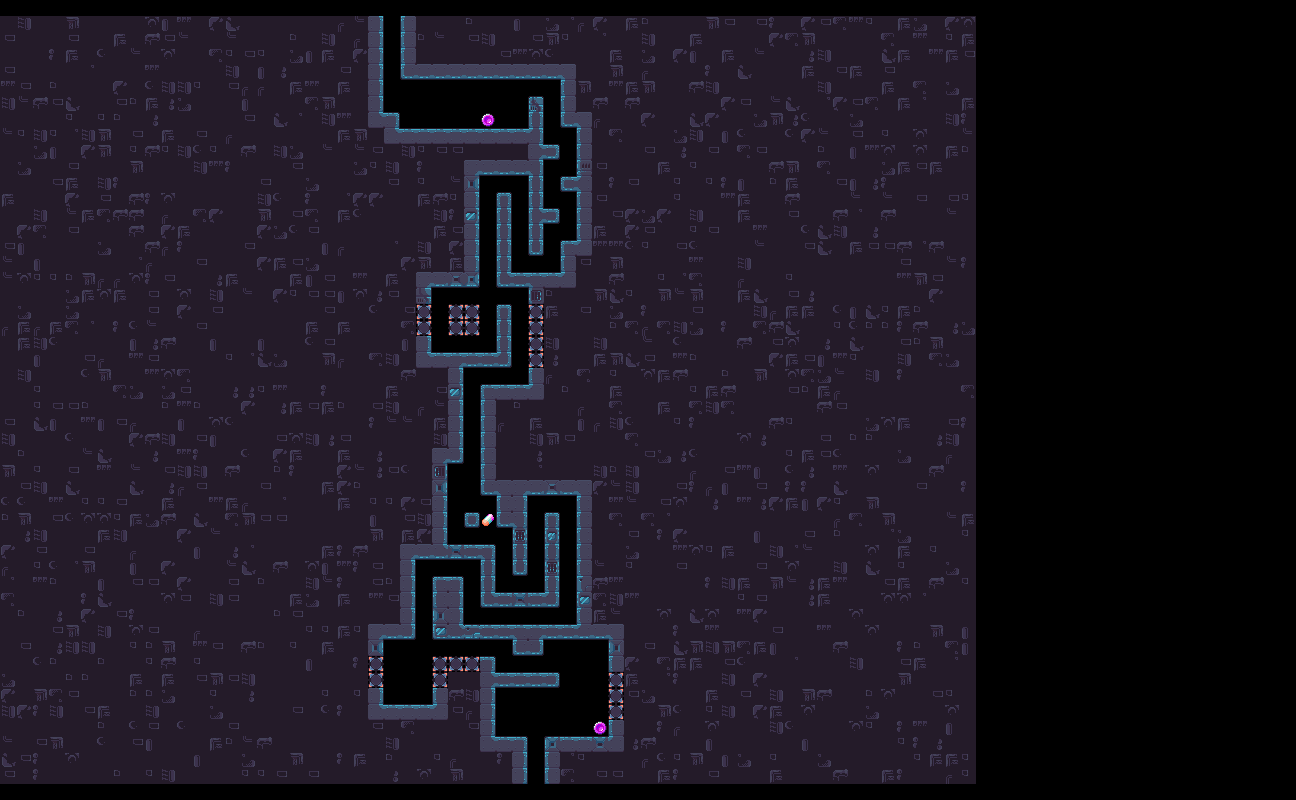

Rendered tile map (Tiled .tmx) drawn with the repository's tilesets; below, a short description and the map source with its tile grids summarised:
An orthogonal 81x50 tile map with 16x16 px tiles, 5 tile layers (Prototype, Obstacles, Background, Layout, ...) and 106 objects (84x Sprinkle, 8x Factory_StaticSpike06, 4x Factory_StaticSpike14, 2x Factory_StaticSpike05, 2x Factory_StaticSpike09, ...).

<map version="1.11" tiledversion="1.11.0" orientation="orthogonal" renderorder="right-down" width="81" height="50" tilewidth="16" tileheight="16" infinite="0" nextlayerid="99" nextobjectid="258801">
 <properties>
  <property name="IgnoreLock" type="bool" value="false" />
 </properties>
 <tileset firstgid="1" source="../../../Tilemap/Bioms/Factory_Tilemap.tsx" />
 <group id="2" name="Input">
  <layer id="6" name="Prototype" width="81" height="50">
   <properties>
    <property name="unity:SortingLayer" value="Prototype" />
   </properties>
   <data>[4050 cells, 2744 non-empty, 9 distinct tile ids]</data>
  </layer>
  <layer id="45" name="Obstacles" width="81" height="50">
   <properties>
    <property name="unity:SortingLayer" value="Obstacles" />
   </properties>
   <data>[4050 cells, 30 non-empty, 3 distinct tile ids]</data>
  </layer>
 </group>
 <group id="3" name="Output">
  <group id="11" name="Output_Hazards">
   <objectgroup id="72" name="Hazard20" tintcolor="#ffffff">
    <properties>
     <property name="unity:SortingLayer" value="Hazard20" />
    </properties>
   </objectgroup>
   <objectgroup id="73" name="Hazard19" tintcolor="#ffffff">
    <properties>
     <property name="unity:SortingLayer" value="Hazard19" />
    </properties>
   </objectgroup>
   <objectgroup id="74" name="Hazard18" tintcolor="#ffffff">
    <properties>
     <property name="unity:SortingLayer" value="Hazard18" />
    </properties>
   </objectgroup>
   <objectgroup id="75" name="Hazard17" tintcolor="#ffffff">
    <properties>
     <property name="unity:SortingLayer" value="Hazard17" />
    </properties>
   </objectgroup>
   <objectgroup id="76" name="Hazard16" tintcolor="#ffffff">
    <properties>
     <property name="unity:SortingLayer" value="Hazard16" />
    </properties>
   </objectgroup>
   <objectgroup id="77" name="Hazard15" tintcolor="#ffffff">
    <properties>
     <property name="unity:SortingLayer" value="Hazard15" />
    </properties>
   </objectgroup>
   <objectgroup id="78" name="Hazard14" tintcolor="#ffffff">
    <properties>
     <property name="unity:SortingLayer" value="Hazard14" />
    </properties>
   </objectgroup>
   <objectgroup id="79" name="Hazard13" tintcolor="#ffffff">
    <properties>
     <property name="unity:SortingLayer" value="Hazard13" />
    </properties>
   </objectgroup>
   <objectgroup id="80" name="Hazard12" tintcolor="#ffffff">
    <properties>
     <property name="unity:SortingLayer" value="Hazard12" />
    </properties>
   </objectgroup>
   <objectgroup id="81" name="Hazard11" tintcolor="#ffffff">
    <properties>
     <property name="unity:SortingLayer" value="Hazard11" />
    </properties>
   </objectgroup>
   <objectgroup id="82" name="Hazard10" tintcolor="#ffffff">
    <properties>
     <property name="unity:SortingLayer" value="Hazard10" />
    </properties>
   </objectgroup>
   <objectgroup id="83" name="Hazard09" tintcolor="#ffffff">
    <properties>
     <property name="unity:SortingLayer" value="Hazard09" />
    </properties>
   </objectgroup>
   <objectgroup id="84" name="Hazard08" tintcolor="#ffffff">
    <properties>
     <property name="unity:SortingLayer" value="Hazard08" />
    </properties>
   </objectgroup>
   <objectgroup id="85" name="Hazard07" tintcolor="#ffffff">
    <properties>
     <property name="unity:SortingLayer" value="Hazard07" />
    </properties>
   </objectgroup>
   <objectgroup id="86" name="Hazard06" tintcolor="#ffffff">
    <properties>
     <property name="unity:SortingLayer" value="Hazard06" />
    </properties>
   </objectgroup>
   <objectgroup id="87" name="Hazard05" tintcolor="#ffffff">
    <properties>
     <property name="unity:SortingLayer" value="Hazard05" />
    </properties>
   </objectgroup>
   <objectgroup id="88" name="Hazard04" tintcolor="#ffffff">
    <properties>
     <property name="unity:SortingLayer" value="Hazard04" />
    </properties>
   </objectgroup>
   <objectgroup id="89" name="Hazard03" tintcolor="#ffffff">
    <properties>
     <property name="unity:SortingLayer" value="Hazard03" />
    </properties>
   </objectgroup>
   <objectgroup id="90" name="Hazard02" tintcolor="#ffffff">
    <properties>
     <property name="unity:SortingLayer" value="Hazard02" />
    </properties>
   </objectgroup>
   <objectgroup id="91" name="Hazard01" tintcolor="#ffffff">
    <properties>
     <property name="unity:SortingLayer" value="Hazard01" />
    </properties>
   </objectgroup>
   <objectgroup id="92" name="Hazard00" tintcolor="#ffffff">
    <properties>
     <property name="unity:SortingLayer" value="Hazard00" />
    </properties>
   </objectgroup>
   <objectgroup id="93" name="Dropper" tintcolor="#ffffff">
    <properties>
     <property name="unity:SortingLayer" value="Dropper" />
    </properties>
   </objectgroup>
   <objectgroup id="94" name="Smallbot" tintcolor="#ffffff">
    <properties>
     <property name="unity:SortingLayer" value="Smallbot" />
    </properties>
   </objectgroup>
   <objectgroup id="95" name="Fireball" tintcolor="#ffffff">
    <properties>
     <property name="unity:SortingLayer" value="Fireball" />
    </properties>
   </objectgroup>
   <objectgroup id="42" name="Buzzsaw">
    <properties>
     <property name="unity:SortingLayer" value="Buzzsaw" />
    </properties>
   </objectgroup>
   <objectgroup id="41" name="FireCannon">
    <properties>
     <property name="unity:SortingLayer" value="FireCannon" />
    </properties>
   </objectgroup>
   <objectgroup id="40" name="Slamblock">
    <properties>
     <property name="unity:SortingLayer" value="Slamblock" />
    </properties>
   </objectgroup>
   <objectgroup id="14" name="HiddenSpike">
    <properties>
     <property name="unity:SortingLayer" value="HiddenSpike" />
    </properties>
   </objectgroup>
   <objectgroup id="13" name="StaticSpike">
    <properties>
     <property name="unity:SortingLayer" value="StaticSpike" />
    </properties>
    <!-- 19 objects omitted --></objectgroup>
  </group>
  <group id="32" name="Output_Items">
   <objectgroup id="96" name="Item00" tintcolor="#ffffff">
    <properties>
     <property name="unity:SortingLayer" value="Item00" />
    </properties>
   </objectgroup>
   <objectgroup id="97" name="Star" tintcolor="#ffffff">
    <properties>
     <property name="unity:SortingLayer" value="Star" />
    </properties>
   </objectgroup>
   <objectgroup id="98" name="Key" tintcolor="#ffffff">
    <properties>
     <property name="unity:SortingLayer" value="Key" />
    </properties>
   </objectgroup>
   <objectgroup id="43" name="PowerUp">
    <properties>
     <property name="unity:SortingLayer" value="PowerUp" />
    </properties>
    <!-- 1 objects omitted --></objectgroup>
   <objectgroup id="39" name="Sprinkle">
    <properties>
     <property name="unity:SortingLayer" value="Sprinkle" />
    </properties>
    <!-- 84 objects omitted --></objectgroup>
   <objectgroup id="34" name="Coin">
    <properties>
     <property name="unity:SortingLayer" value="Coin" />
    </properties>
    <!-- 2 objects omitted --></objectgroup>
  </group>
  <layer id="9" name="Background" width="81" height="50">
   <properties>
    <property name="unity:SortingLayer" value="Background" />
   </properties>
   <data>[4050 cells, 2500 non-empty, 21 distinct tile ids]</data>
  </layer>
  <layer id="8" name="Layout" width="81" height="50">
   <properties>
    <property name="unity:SortingLayer" value="Layout" />
    <property name="unity:Tag" value="Wall" />
   </properties>
   <data>[4050 cells, 216 non-empty, 50 distinct tile ids]</data>
  </layer>
  <layer id="47" name="Details" width="81" height="50">
   <properties>
    <property name="unity:SortingLayer" value="Details" />
   </properties>
   <data>[4050 cells, 0 non-empty, 0 distinct tile ids]</data>
  </layer>
 </group>
</map>
<!-- 106 of 106 objects omitted -->
